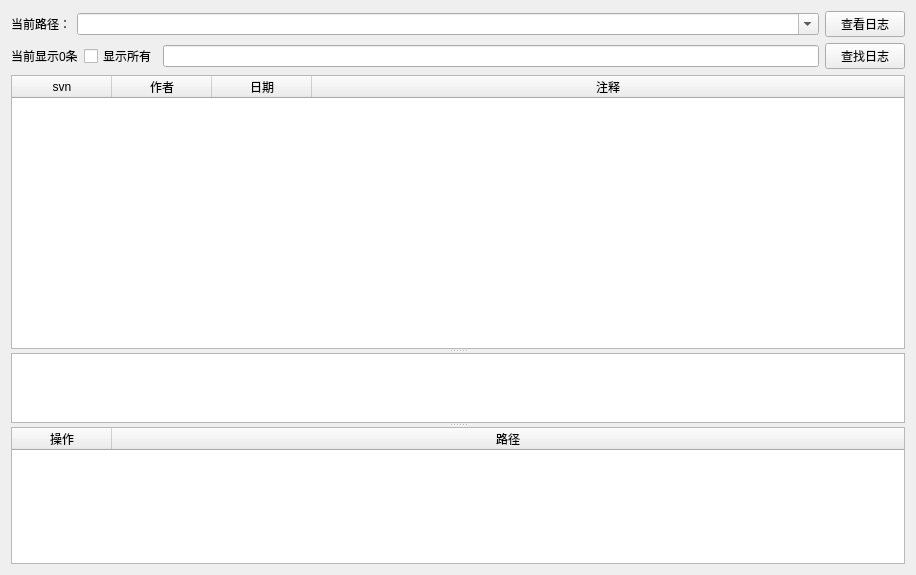
<?xml version="1.0" encoding="UTF-8"?>
<ui version="4.0">
 <class>Widget</class>
 <widget class="QWidget" name="Widget">
  <property name="geometry">
   <rect>
    <x>0</x>
    <y>0</y>
    <width>916</width>
    <height>575</height>
   </rect>
  </property>
  <property name="windowTitle">
   <string>svn日志查看器</string>
  </property>
  <property name="windowIcon">
   <iconset resource="icon.qrc">
    <normaloff>:/svnlog.ico</normaloff>:/svnlog.ico</iconset>
  </property>
  <layout class="QGridLayout" name="gridLayout">
   <item row="0" column="0">
    <layout class="QHBoxLayout" name="horizontalLayout">
     <item>
      <widget class="QLabel" name="label_3">
       <property name="sizePolicy">
        <sizepolicy hsizetype="Fixed" vsizetype="Preferred">
         <horstretch>0</horstretch>
         <verstretch>0</verstretch>
        </sizepolicy>
       </property>
       <property name="maximumSize">
        <size>
         <width>16777215</width>
         <height>16777215</height>
        </size>
       </property>
       <property name="text">
        <string>当前路径：</string>
       </property>
      </widget>
     </item>
     <item>
      <widget class="QComboBox" name="comboBoxSvnPath">
       <property name="enabled">
        <bool>true</bool>
       </property>
       <property name="editable">
        <bool>true</bool>
       </property>
       <item>
        <property name="text">
         <string/>
        </property>
       </item>
      </widget>
     </item>
     <item>
      <widget class="QPushButton" name="openButton">
       <property name="sizePolicy">
        <sizepolicy hsizetype="Fixed" vsizetype="Fixed">
         <horstretch>0</horstretch>
         <verstretch>0</verstretch>
        </sizepolicy>
       </property>
       <property name="text">
        <string>查看日志</string>
       </property>
      </widget>
     </item>
    </layout>
   </item>
   <item row="1" column="0">
    <layout class="QHBoxLayout" name="horizontalLayout_2">
     <item>
      <widget class="QLabel" name="labelLogNum">
       <property name="minimumSize">
        <size>
         <width>0</width>
         <height>0</height>
        </size>
       </property>
       <property name="text">
        <string>当前显示0条</string>
       </property>
      </widget>
     </item>
     <item>
      <widget class="QCheckBox" name="showAllCheckBox">
       <property name="text">
        <string>显示所有</string>
       </property>
      </widget>
     </item>
     <item>
      <widget class="QLineEdit" name="search_key_word">
       <property name="sizePolicy">
        <sizepolicy hsizetype="Expanding" vsizetype="Fixed">
         <horstretch>0</horstretch>
         <verstretch>0</verstretch>
        </sizepolicy>
       </property>
       <property name="minimumSize">
        <size>
         <width>300</width>
         <height>0</height>
        </size>
       </property>
      </widget>
     </item>
     <item>
      <widget class="QPushButton" name="findButton">
       <property name="sizePolicy">
        <sizepolicy hsizetype="Minimum" vsizetype="Fixed">
         <horstretch>0</horstretch>
         <verstretch>0</verstretch>
        </sizepolicy>
       </property>
       <property name="text">
        <string>查找日志</string>
       </property>
      </widget>
     </item>
    </layout>
   </item>
   <item row="2" column="0">
    <widget class="QSplitter" name="splitter">
     <property name="orientation">
      <enum>Qt::Vertical</enum>
     </property>
     <widget class="QTableWidget" name="logTable">
      <property name="sizePolicy">
       <sizepolicy hsizetype="Expanding" vsizetype="Expanding">
        <horstretch>0</horstretch>
        <verstretch>6</verstretch>
       </sizepolicy>
      </property>
      <property name="selectionBehavior">
       <enum>QAbstractItemView::SelectRows</enum>
      </property>
      <attribute name="horizontalHeaderCascadingSectionResizes">
       <bool>false</bool>
      </attribute>
      <attribute name="horizontalHeaderHighlightSections">
       <bool>true</bool>
      </attribute>
      <attribute name="horizontalHeaderShowSortIndicator" stdset="0">
       <bool>false</bool>
      </attribute>
      <attribute name="horizontalHeaderStretchLastSection">
       <bool>true</bool>
      </attribute>
      <attribute name="verticalHeaderStretchLastSection">
       <bool>false</bool>
      </attribute>
      <column>
       <property name="text">
        <string>svn</string>
       </property>
       <property name="textAlignment">
        <set>AlignCenter</set>
       </property>
      </column>
      <column>
       <property name="text">
        <string>作者</string>
       </property>
       <property name="textAlignment">
        <set>AlignCenter</set>
       </property>
      </column>
      <column>
       <property name="text">
        <string>日期</string>
       </property>
      </column>
      <column>
       <property name="text">
        <string>注释</string>
       </property>
      </column>
     </widget>
     <widget class="QTextBrowser" name="commentBrowser">
      <property name="sizePolicy">
       <sizepolicy hsizetype="Expanding" vsizetype="Expanding">
        <horstretch>0</horstretch>
        <verstretch>1</verstretch>
       </sizepolicy>
      </property>
      <property name="html">
       <string>&lt;!DOCTYPE HTML PUBLIC &quot;-//W3C//DTD HTML 4.0//EN&quot; &quot;http://www.w3.org/TR/REC-html40/strict.dtd&quot;&gt;
&lt;html&gt;&lt;head&gt;&lt;meta name=&quot;qrichtext&quot; content=&quot;1&quot; /&gt;&lt;style type=&quot;text/css&quot;&gt;
p, li { white-space: pre-wrap; }
&lt;/style&gt;&lt;/head&gt;&lt;body style=&quot; font-family:'Sans Serif'; font-size:9pt; font-weight:400; font-style:normal;&quot;&gt;
&lt;p style=&quot;-qt-paragraph-type:empty; margin-top:0px; margin-bottom:0px; margin-left:0px; margin-right:0px; -qt-block-indent:0; text-indent:0px; font-family:'Sans Serif';&quot;&gt;&lt;br /&gt;&lt;/p&gt;&lt;/body&gt;&lt;/html&gt;</string>
      </property>
     </widget>
     <widget class="QTableWidget" name="filesTable">
      <property name="sizePolicy">
       <sizepolicy hsizetype="Expanding" vsizetype="Expanding">
        <horstretch>0</horstretch>
        <verstretch>3</verstretch>
       </sizepolicy>
      </property>
      <attribute name="horizontalHeaderStretchLastSection">
       <bool>true</bool>
      </attribute>
      <attribute name="verticalHeaderStretchLastSection">
       <bool>false</bool>
      </attribute>
      <column>
       <property name="text">
        <string>操作</string>
       </property>
       <property name="textAlignment">
        <set>AlignCenter</set>
       </property>
      </column>
      <column>
       <property name="text">
        <string>路径</string>
       </property>
      </column>
     </widget>
    </widget>
   </item>
  </layout>
 </widget>
 <resources>
  <include location="icon.qrc"/>
 </resources>
 <connections/>
</ui>
